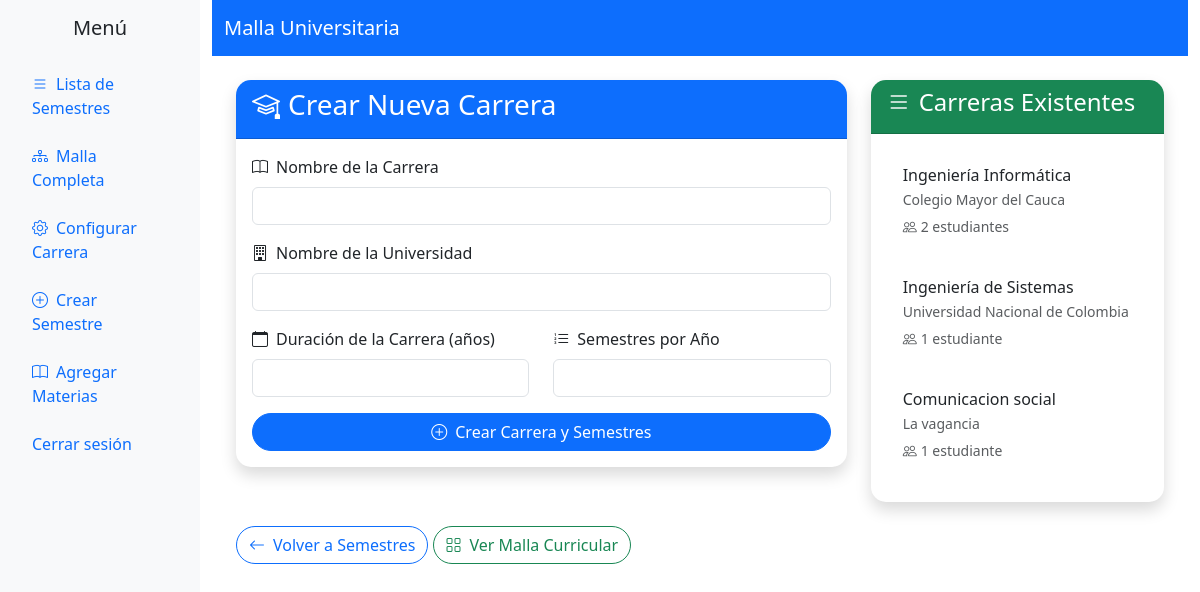
/malla/career-setup/ (signed in), run on the app's committed database.
### malla/models.py (models this page shows, shortened)
class Career(models.Model):
    name = models.CharField(max_length=200, help_text='Nombre de la carrera')
    university = models.CharField(max_length=200, help_text='Nombre de la universidad')
    created_at = models.DateTimeField(auto_now_add=True, null=True, blank=True, help_text='Fecha de creación de la carrera')
    objects = models.Manager()  # Manager por defecto
    lista_objects = CareerListaManager()  # Manager con listas doblemente enlazadas
    class Meta:
        verbose_name = 'Carrera'
        verbose_name_plural = 'Carreras'

### malla/views.py (the view)
# urls.py: path('career-setup/', views.career_setup, name='career_setup'),
def career_setup(request):
    isSuperUser = request.session.get("isSuperUser")
    isLogged = request.session.get("isLogged")
    if not isLogged or not isSuperUser:
        return redirect("/malla/login")
    careers = Career.objects.all()
    if request.method == 'POST':
        form = CareerCreateForm(request.POST)
        if form.is_valid():
            career = form.save()
            years = form.cleaned_data['career_years']
            semesters_per_year = form.cleaned_data['semesters_per_year']
            for year in range(1, years + 1):
                for sem in range(1, semesters_per_year + 1):
                    global_semester_number = (year - 1) * semesters_per_year + sem
                    Semester.objects.create(name=f'Year {year} Semester {global_semester_number}')
            messages.success(request, f'¡Carrera "{career.name}" creada exitosamente con {years} años y {semesters_per_year} semestres por año!')
            return redirect('malla:career_setup')
    else:
        form = CareerCreateForm()
    return render(request, 'malla/career_setup.html', {
        'form': form,
        'careers': careers,
        'isSuperUser': isSuperUser,
        'isLogged': isLogged
    })

### malla/forms.py
class CareerCreateForm(forms.ModelForm):
    career_years = forms.IntegerField(
        label='Duración de la Carrera (años)',
        min_value=1,
        widget=forms.NumberInput(attrs={'class': 'form-control'})
    )
    semesters_per_year = forms.IntegerField(
        label='Semestres por Año',
        min_value=1,
        widget=forms.NumberInput(attrs={'class': 'form-control'})
    )
    class Meta:
        model = Career
        fields = ['name', 'university']
        widgets = {
            'name': forms.TextInput(attrs={'class': 'form-control'}),
            'university': forms.TextInput(attrs={'class': 'form-control'}),
        }
        labels = {
            'name': 'Nombre de la Carrera',
            'university': 'Nombre de la Universidad',
        }

### malla/templates/malla/career_setup.html (shortened to what this page needs)
{% extends 'malla/base.html' %}
{% block content %}
<div class="container mt-4">
    <div class="row">
        <div class="col-md-8">
            <div class="card shadow">
                <div class="card-header bg-primary text-white">
                    <h3><i class="bi bi-mortarboard me-2"></i>Crear Nueva Carrera</h3>
                </div>
                <div class="card-body">
                    <form method="post">
                        <div class="mb-3">
                            <label for="{{ form.name.id_for_label }}" class="form-label">
                                <i class="bi bi-book me-2"></i>{{ form.name.label }}
                            </label>
                            {{ form.name }}
                        </div>
                        <div class="mb-3">
                            <label for="{{ form.university.id_for_label }}" class="form-label">
                                <i class="bi bi-building me-2"></i>{{ form.university.label }}
                            </label>
                            {{ form.university }}
                        </div>
                        <div class="row">
                            <div class="col-md-6">
                                <div class="mb-3">
                                    <label for="{{ form.career_years.id_for_label }}" class="form-label">
                                        <i class="bi bi-calendar me-2"></i>{{ form.career_years.label }}
                                    </label>
                                    {{ form.career_years }}
                                </div>
                            </div>
                            <div class="col-md-6">
                                <div class="mb-3">
                                    <label for="{{ form.semesters_per_year.id_for_label }}" class="form-label">
                                        <i class="bi bi-list-ol me-2"></i>{{ form.semesters_per_year.label }}
                                    </label>
                                    {{ form.semesters_per_year }}
                                </div>
                            </div>
                        </div>
                        <div class="d-grid">
                            <button type="submit" class="btn btn-primary">
                                <i class="bi bi-plus-circle me-2"></i>Crear Carrera y Semestres
                            </button>
                        </div>
                    </form>
                </div>
            </div>
        </div>
        <div class="col-md-4">
            <div class="card shadow">
                <div class="card-header bg-success text-white">
                    <h4><i class="bi bi-list me-2"></i>Carreras Existentes</h4>
                </div>
                <div class="card-body">
                    {% if careers %}
                        {% for career in careers %}
                            <div class="card mb-2">
                                <div class="card-body p-3">
                                    <h6 class="card-title mb-1">{{ career.name }}</h6>
                                    <p class="card-text small text-muted mb-1">{{ career.university }}</p>
                                    <small class="text-muted">
                                        <i class="bi bi-people me-1"></i>{{ career.students.count }} estudiante{{ career.students.count|pluralize }}
                                    </small>
                                </div>
                            </div>
                        {% endfor %}
                    {% else %}
                        <div class="text-center text-muted">
                            <i class="bi bi-inbox display-4"></i>
                            <p class="mt-2">No hay carreras creadas aún</p>
                        </div>
                    {% endif %}
                </div>
            </div>
        </div>
    </div>
    <div class="mt-4">
        <a href="{% url 'malla:semester_list' %}" class="btn btn-outline-primary">
            <i class="bi bi-arrow-left me-2"></i>Volver a Semestres
        </a>
        <a href="{% url 'malla:full_curriculum' %}" class="btn btn-outline-success">
            <i class="bi bi-grid me-2"></i>Ver Malla Curricular
        </a>
    </div>
</div>
{% endblock %}

### malla/templates/malla/career_setup.html (style rules this page uses)
.card { border-radius: 15px; border: none; }
.card-header { border-radius: 15px 15px 0 0 !important; }
.btn { border-radius: 25px; }

### data on the page
Career: name "Ingeniería Informática", university "Colegio Mayor del Cauca", students.count "2"
Career: name "Ingeniería de Sistemas", university "Universidad Nacional de Colombia", students.count "1"
Career: name "Comunicacion social", university "La vagancia", students.count "1"
